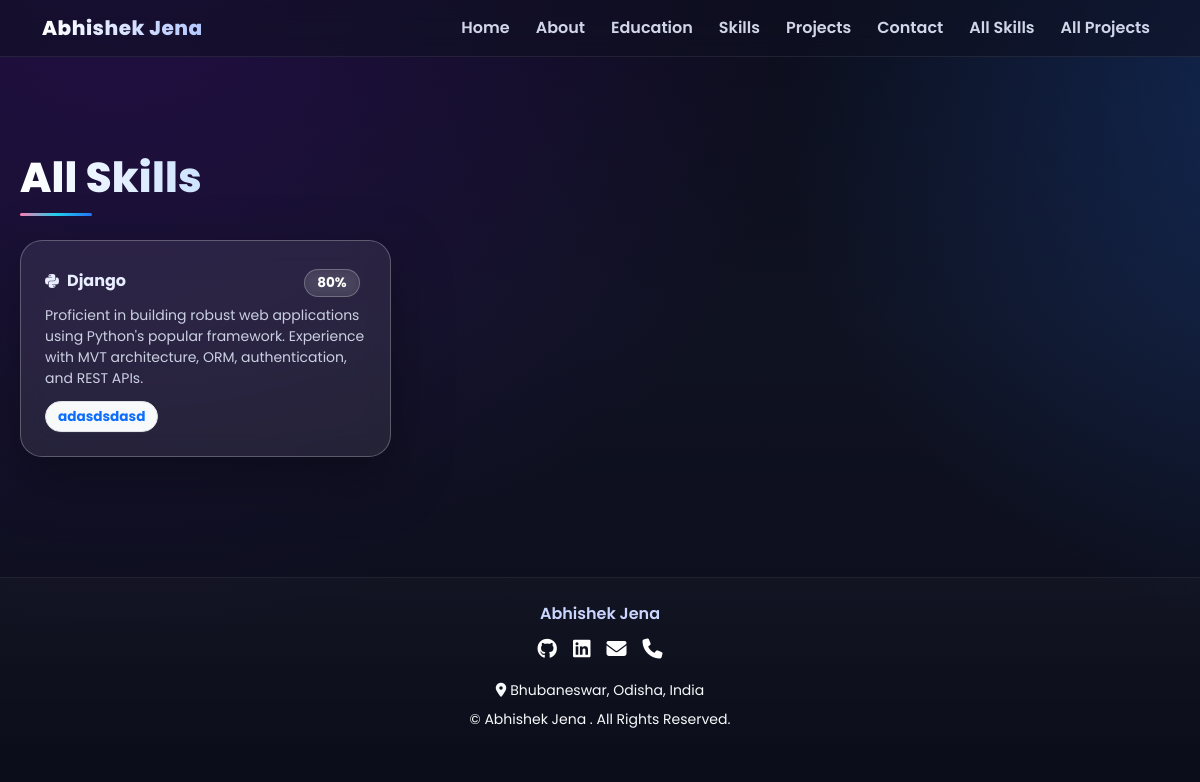
Screenshot of /skills/ with the database file from the repository.
### main/models.py (models this page shows, shortened)
class Skill(models.Model):
    SKILL_TYPES = [
        ('technical', 'Technical'),
        ('soft', 'Soft Skill'),
        ('tools', 'Tools & Tech'),
    ]
    name = models.CharField(max_length=100)
    description = models.TextField(blank=True)
    proficiency = models.PositiveIntegerField(default=80)
    skill_type = models.CharField(max_length=20, choices=SKILL_TYPES, default='technical')
    icon = models.CharField(max_length=50, blank=True, help_text="Icon class (e.g. fab fa-python)")
    tags = models.ManyToManyField(SkillTag, blank=True, related_name='skills')
    is_featured = models.BooleanField(default=False)
    class Meta:
        ordering = ['-is_featured', 'skill_type', 'name']

class SkillTag(models.Model):
    name = models.CharField(max_length=40, unique=True)

class Profile(models.Model):
    name = models.CharField(max_length=100, default="Your Name")
    tagline = models.CharField(max_length=200, default="Full Stack Developer")
    about = models.TextField(blank=True)
    profile_image_url = models.URLField(blank=True, null=True, help_text="Cloudinary image URL")
    cv_file_url = models.URLField(blank=True, null=True, help_text="Cloudinary CV URL")
    github_url = models.URLField(blank=True, null=True)
    linkedin_url = models.URLField(blank=True, null=True)
    email = models.EmailField(blank=True, null=True)
    phone = models.CharField(max_length=20, blank=True, null=True)
    location = models.CharField(max_length=100, blank=True, null=True)
    tech_summary_title = models.CharField(max_length=120, default="Technical Expertise")
    tech_summary = models.TextField(blank=True)

### main/views.py (the view)
# urls.py: path('skills/', views.skills_list, name='skills_list'),
def skills_list(request):
    profile = Profile.objects.first()
    skills = Skill.objects.all()
    return render(request, 'main/skills_list.html', {'profile': profile, 'skills': skills})

### templates/main/skills_list.html (shortened to what this page needs)
{% extends 'main/base.html' %}
{% block content %}
<section class="py-5">
  <div class="container">
    <h2 class="section-title mb-4">All Skills</h2>
    <div class="row">
      {% for s in skills %}
      <div class="col-sm-6 col-lg-4 mb-4">
        <div class="glass-card skill-card h-100 p-4 d-flex flex-column">
          <div class="d-flex align-items-center mb-2">
            <i class="{{ s.icon|default:'fas fa-code' }} me-2"></i>
            <strong>{{ s.name }}</strong>
            <span class="ms-auto badge tag-badge">{{ s.proficiency }}%</span>
          </div>
          <p class="text-muted small mb-2">{{ s.description|default:"" }}</p>
          {% if s.tags.all %}
          <div class="d-flex flex-wrap gap-1">
            {% for tag in s.tags.all %}
              <span class="badge rounded-pill bg-light text-primary border">{{ tag.name }}</span>
            {% endfor %}
          </div>
          {% endif %}
        </div>
      </div>
      {% empty %}
        <p>No skills added yet.</p>
      {% endfor %}
    </div>
  </div>
</section>
{% endblock %}

### templates/main/base.html (shortened to what this page needs)
<!DOCTYPE html>
<html lang="en">
<head>
    {% load static %}
    <link rel="stylesheet" href="https://cdnjs.cloudflare.com/ajax/libs/bootstrap/5.3.0/css/bootstrap.min.css">
    <link rel="stylesheet" href="https://cdnjs.cloudflare.com/ajax/libs/font-awesome/6.4.0/css/all.min.css">
    <link rel="stylesheet" href="https://cdnjs.cloudflare.com/ajax/libs/aos/2.3.4/aos.css"/>
    <link rel="stylesheet" href="{% static 'css/style.css' %}">
</head>
<body>
<nav class="navbar navbar-expand-lg navbar-dark fixed-top custom-navbar">
    <div class="container">
        <a class="navbar-brand fw-bold" href="{% url 'main:home' %}">
            <span class="brand-text">{{ profile.name }}</span>
        </a>
        <div class="collapse navbar-collapse" id="navbarNav">
            <ul class="navbar-nav ms-auto">
                <li class="nav-item"><a class="nav-link" href="{% url 'main:home' %}">Home</a></li>
                <li class="nav-item"><a class="nav-link" href="{% url 'main:home' %}#about">About</a></li>
                <li class="nav-item"><a class="nav-link" href="{% url 'main:home' %}#education">Education</a></li>
                <li class="nav-item"><a class="nav-link" href="{% url 'main:home' %}#skills">Skills</a></li>
                <li class="nav-item"><a class="nav-link" href="{% url 'main:home' %}#projects">Projects</a></li>
                <li class="nav-item"><a class="nav-link" href="{% url 'main:home' %}#contact">Contact</a></li>
                <li class="nav-item"><a class="nav-link" href="{% url 'main:skills_list' %}">All Skills</a></li>
                <li class="nav-item"><a class="nav-link" href="{% url 'main:projects_list' %}">All Projects</a></li>
            </ul>
        </div>
    </div>
</nav>
<main class="pt-5">
    {% block content %}{% endblock %}
</main>
{% include 'main/includes/footer.html' %}
</body>
</html>

### templates/main/includes/footer.html
<footer class="footer py-4 mt-5">
    <div class="container text-center">
        {% if profile %}
        <p class="mb-2 fw-semibold">{{ profile.name }}</p>
        <div class="d-flex justify-content-center gap-3 social-icons mb-3">
            {% if profile.github_url %}
            <a href="{{ profile.github_url }}" target="_blank" class="text-white fs-5">
                <i class="fab fa-github"></i>
            </a>
            {% endif %}
            {% if profile.linkedin_url %}
            <a href="{{ profile.linkedin_url }}" target="_blank" class="text-white fs-5">
                <i class="fab fa-linkedin"></i>
            </a>
            {% endif %}
            {% if profile.email %}
            <a href="mailto:{{ profile.email }}" class="text-white fs-5">
                <i class="fas fa-envelope"></i>
            </a>
            {% endif %}
            {% if profile.phone %}
            <a href="tel:{{ profile.phone }}" class="text-white fs-5">
                <i class="fas fa-phone"></i>
            </a>
            {% endif %}
        </div>
        {% if profile.location %}
        <p class="text-light small mb-2"><i class="fas fa-location-dot me-1"></i>{{ profile.location }}</p>
        {% endif %}
        {% endif %}
        <p class="text-light small mb-0">
            © {{ profile.name|default:"Portfolio" }} {{ now|date:"Y" }}. All Rights Reserved.
        </p>
    </div>
</footer>

### static/css/style.css (style rules this page uses)
* { margin: 0; padding: 0; box-sizing: border-box; }
:root { --profile-img-size: 500px; --prima: #6a11cb; --prima-2: #2575fc; --accent: #22d3ee; --warn: #ff7eb3; --glass-bg: rgba(255,255,255,0.10); --glass-stroke: rgba(255,255,255,0.35); --glass-shadow: 0 10px 40px rgba(0,0,0,0.25); --radius-xl: 22px; --radius-lg: 18px; --radius-md: 14px; --ease-smooth: cubic-bezier(.2,.8,.2,1); --lift: translateY(-8px); }
html { scroll-behavior: smooth; }
body { font-family: 'Poppins', system-ui, -apple-system, Segoe UI, Roboto, sans-serif; color: #f5f7ff; background: radial-gradient(1200px 1200px at 10% -10%, rgba(106,17,203,.25), transparent 60%), radial-gradient(1000px 1000px at 110% 10%, rgba(37,117,252,.25), transparent 55%), linear-gradient(180deg, #0b0d1a, #0f1221 40%, #0b0d1a); min-height: 100vh; }
section { padding: 96px 0; }
section .container { max-width: 1200px; margin: 0 auto; text-align: left; padding: 0 20px; }
.badge-chip, .skill-card .badge, .project-card .badge { display:inline-block; padding: 8px 12px; font-size:.85rem; border-radius: 999px; border: 1px solid rgba(255,255,255,0.25); background: rgba(255,255,255,0.06); backdrop-filter: blur(6px); -webkit-backdrop-filter: blur(6px); color:#e8eeff; margin: 4px 6px 0 0; transition: transform .25s var(--ease-smooth); }
.section-title { font-size: clamp(1.8rem, 1.2rem + 2vw, 2.6rem); font-weight: 800; letter-spacing: .2px; margin-bottom: 14px; background: linear-gradient(90deg, #fff, #cde3ff); -webkit-background-clip:text; background-clip:text; color: transparent; position: relative; display: inline-block; }
.section-title::after { content:""; display:block; height:3px; width:72px; margin-top:10px; border-radius: 2px; background: linear-gradient(90deg, var(--warn), var(--accent), var(--prima-2)); animation: barSlide 4s linear infinite; }
.custom-navbar { position: sticky; top:0; z-index: 999; background: rgba(15,18,33,0.55) !important; backdrop-filter: blur(12px); -webkit-backdrop-filter: blur(12px); border-bottom: 1px solid rgba(255,255,255,0.08); }
.navbar-brand .brand-text { font-weight: 800; letter-spacing: .5px; background: linear-gradient(90deg,#fff,#b4c8ff); -webkit-background-clip:text; background-clip:text; color:transparent; }
.nav-link { color: #e7ecff !important; opacity:.9; font-weight:600; margin-left: 10px; transition: opacity .25s var(--ease-smooth), transform .25s var(--ease-smooth); }
.glass-card { background: var(--glass-bg); border: 1px solid var(--glass-stroke); border-radius: var(--radius-xl); backdrop-filter: blur(12px); -webkit-backdrop-filter: blur(12px); box-shadow: var(--glass-shadow); transition: transform .28s var(--ease-smooth), box-shadow .28s var(--ease-smooth), border-color .28s var(--ease-smooth); }
.skill-card, .project-card { background: var(--glass-bg); border: 1px solid var(--glass-stroke); border-left: 6px solid var(--prima); border-radius: var(--radius-xl); padding: 24px; backdrop-filter: blur(10px); -webkit-backdrop-filter: blur(10px); box-shadow: var(--glass-shadow); transition: transform .25s var(--ease-smooth), box-shadow .25s var(--ease-smooth); }
.skill-card p, .project-card p { color:#e2e9ff; opacity:.92; }
.footer { background: linear-gradient(180deg, rgba(255,255,255,0.02), rgba(255,255,255,0.00)); border-top: 1px solid rgba(255,255,255,0.08); color: #cad6ff; padding: 24px 0; text-align: center; }
.badge.tag-badge { padding: 6px 12px; border-radius: 999px; background: rgba(255,255,255,0.08); border: 1px solid rgba(255,255,255,0.25); backdrop-filter: blur(6px); -webkit-backdrop-filter: blur(6px); color: #fff; font-size: 0.85rem; margin-right: 6px; }
.skill-card { border-left: 6px solid var(--prima); background: rgba(255,255,255,0.08); border: 1px solid rgba(255,255,255,0.25); border-radius: var(--radius-xl); backdrop-filter: blur(12px); -webkit-backdrop-filter: blur(12px); box-shadow: 0 20px 60px rgba(0,0,0,.35); transition: transform .3s var(--ease-smooth), box-shadow .3s var(--ease-smooth); }
.tag-badge { padding: 6px 12px; border-radius: 999px; background: rgba(255,255,255,0.08); border: 1px solid rgba(255,255,255,0.35); backdrop-filter: blur(6px); -webkit-backdrop-filter: blur(6px); color: #fff; font-size: 0.85rem; }
.skill-card, .skill-card h4, .skill-card strong, .skill-card p, .skill-card i { color: #e8eeff !important; }
.skill-card p { opacity: 0.85; }
.tag-badge { padding: 6px 12px; border-radius: 50px; background: rgba(255,255,255,0.08); border: 1px solid rgba(255,255,255,0.25); color: #fff; font-size: 0.85rem; }

### rows the page displays
Skill: name "Django", proficiency "80", description "Proficient in building robust web applications using Python's popular framework. Experience with MVT architecture, ORM, authentication, and REST APIs."
SkillTag: name "adasdsdasd"
Profile: name "Abhishek Jena", location "Bhubaneswar, Odisha, India"
